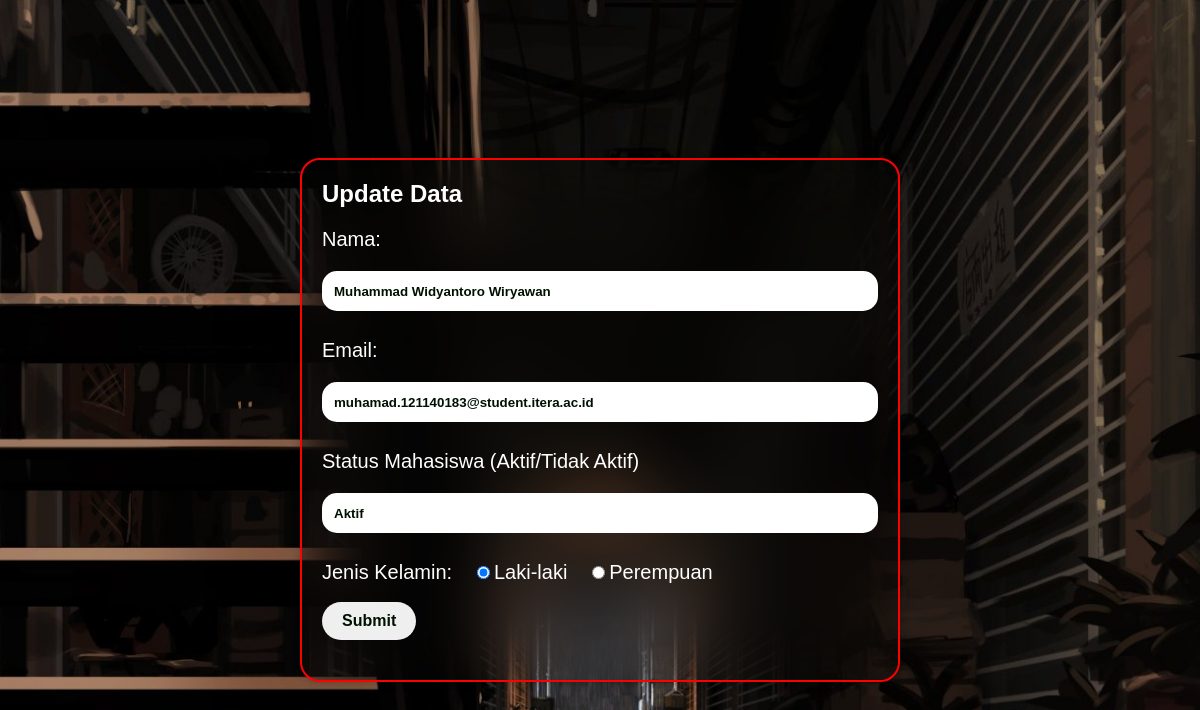
The page /edit.php?email=muhamad.121140183@student.itera.ac.id on the database its author committed.
### tables this page shows
CREATE TABLE `users` (
  `name` varchar(50) NOT NULL,
  `email` varchar(50) NOT NULL,
  `status` varchar(20) NOT NULL,
  `gender` varchar(20) NOT NULL,
  `browser` varchar(255) DEFAULT NULL,
  `ip_address` varchar(15) NOT NULL
);

### database.php (called while the page is built, shortened)
<?php
class Database {
    private $conn;
    public function __construct($host, $username, $password, $database) {
        try {
            $this->conn = new PDO("mysql:host=$host;dbname=$database", $username, $password);
            $this->conn->setAttribute(PDO::ATTR_ERRMODE, PDO::ERRMODE_EXCEPTION);
        } catch (PDOException $e) {
            die("Connection failed: " . $e->getMessage());
        }
    }
    public function getEmail($email) {
        try {
            $sql = "SELECT * FROM users WHERE email = ?";
            $stmt = $this->conn->prepare($sql);
            $stmt->bindParam(1, $email, PDO::PARAM_STR);
            $stmt->execute();
            $result = $stmt->fetchAll(PDO::FETCH_ASSOC);
            return $result;
        } catch (PDOException $e) {
            die("Error: " . $e->getMessage());
        }
    }
}
?>

### edit.php (the view, shortened to what this page needs)
<!DOCTYPE html>
<html lang="en">
<head>
    <link rel="stylesheet" href="style.css">
</head>
<body>
    <div class="container">
        <section>
            <h1>Update Data</h1>
            <?php
            include 'database.php';
            if ($_SERVER["REQUEST_METHOD"] == "GET" && isset($_GET['email'])) {
                $email = $_GET['email'];
                $db = new Database("localhost", "root", "", "uaspemweb");
                $result = $db->getEmail($email);
                if ($result !== false && count($result) > 0) {
                    $data = $result[0];
                    ?>
                    <form method="post">
                        <div class="ex">
                            <label for="name">Nama:</label>
                            <input type="text" value="<?= $data["name"] ?>" name="name" required>
                        </div>
                        <br>
                        <div class="ex">
                            <label for="email">Email:</label>
                            <input type="text" value="<?= $data["email"] ?>" name="email" required readonly>
                        </div>
                        <br>
                        <div class="ex">
                            <label for="status">Status Mahasiswa (Aktif/Tidak Aktif)</label>
                            <input type="text" value="<?= $data["status"] ?>" name="status" required>
                        </div>
                        <br>
                        <div class="ex">
                            <label>Jenis Kelamin:</label>
                            <input type="radio" id="male" name="gender" value="Laki-laki" <?= ($data["gender"] == "Laki-laki") ? "checked" : "" ?>>
                            <label for="Laki-laki">Laki-laki</label>
                            <input type="radio" id="female" name="gender" value="Perempuan" <?= ($data["gender"] == "Perempuan") ? "checked" : "" ?>>
                            <label for="Perempuan">Perempuan</label>
                        </div>
                        <br>
                        <div class="btn">
                            <input type="submit" value="Submit">
                        </div>
                    </form>
            <?php
                }
            }
            ?>
        </section>
    </div>
</body>
</html>

### style.css (style rules this page uses)
* { padding: 0; margin: 0; box-sizing: border-box; font-family: Arial, Helvetica, sans-serif; border: none; outline: none; color: #fff; }
body { padding: 20px; background: url(Ecki76gUMAA2gYE_format=jpg&name=large.jpeg) no-repeat fixed; background-size: cover; background-position:center; }
.container { display: flex; align-items: center; justify-content: center; width: 100%; min-height: 100vh; }
section { background: transparent; backdrop-filter: blur(35px); height: auto; padding: 20px; border-radius: 20px; border: 2px solid rgba(255, 255, 255, .2); box-shadow: 0 0 10px rgba(0, 0, 0, .2); width: 600px; margin: 0 auto; border: 2px solid red; }
form { margin-top: 20px; }
form label { font-size: 20px; }
.ex { margin-top: 10px; }
form input[type="text"] { width: 100%; height: 40px; border-radius: 15px; color: #010; padding: 0 12px; font-weight: 600; margin-top: 20px; }
input[type="radio"], input[type="checkbox"] { margin-left: 20px; }
input[type="submit"], button { color: #010; font-size: 16px; font-weight: 600; padding: 10px 20px; border-radius: 20px; margin-bottom: 20px; }
input[type="submit"] { cursor: pointer; }

### rows shown on the page
users: name "Muhammad Widyantoro Wiryawan", email "muhamad.121140183@student.itera.ac.id", status "Aktif", gender "☑"
